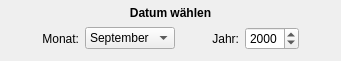
  <widget class="QWidget" name="layoutWidget">
   <property name="geometry">
    <rect>
     <x>318</x>
     <y>50</y>
     <width>341</width>
     <height>61</height>
    </rect>
   </property>
   <layout class="QVBoxLayout" name="verticalLayout">
    <property name="topMargin">
     <number>4</number>
    </property>
    <item>
     <widget class="QLabel" name="label_10">
      <property name="maximumSize">
       <size>
        <width>16777215</width>
        <height>20</height>
       </size>
      </property>
      <property name="font">
       <font>
        <weight>75</weight>
        <bold>true</bold>
       </font>
      </property>
      <property name="text">
       <string>Datum wählen</string>
      </property>
      <property name="alignment">
       <set>Qt::AlignCenter</set>
      </property>
     </widget>
    </item>
    <item>
     <layout class="QHBoxLayout" name="horizontalLayout">
      <item>
       <spacer name="horizontalSpacer_2">
        <property name="orientation">
         <enum>Qt::Horizontal</enum>
        </property>
        <property name="sizeHint" stdset="0">
         <size>
          <width>40</width>
          <height>20</height>
         </size>
        </property>
       </spacer>
      </item>
      <item>
       <widget class="QLabel" name="label_30">
        <property name="text">
         <string>Monat:</string>
        </property>
        <property name="alignment">
         <set>Qt::AlignRight|Qt::AlignTrailing|Qt::AlignVCenter</set>
        </property>
       </widget>
      </item>
      <item>
       <widget class="QComboBox" name="comboBoxMonat">
        <item>
         <property name="text">
          <string>September</string>
         </property>
        </item>
        <item>
         <property name="text">
          <string>Januar</string>
         </property>
        </item>
       </widget>
      </item>
      <item>
       <spacer name="horizontalSpacer_3">
        <property name="orientation">
         <enum>Qt::Horizontal</enum>
        </property>
        <property name="sizeHint" stdset="0">
         <size>
          <width>40</width>
          <height>20</height>
         </size>
        </property>
       </spacer>
      </item>
      <item>
       <widget class="QLabel" name="label_31">
        <property name="text">
         <string>Jahr:</string>
        </property>
        <property name="alignment">
         <set>Qt::AlignRight|Qt::AlignTrailing|Qt::AlignVCenter</set>
        </property>
       </widget>
      </item>
      <item>
       <widget class="QDateEdit" name="dateEditJahr">
        <property name="displayFormat">
         <string>yyyy</string>
        </property>
       </widget>
      </item>
      <item>
       <spacer name="horizontalSpacer">
        <property name="orientation">
         <enum>Qt::Horizontal</enum>
        </property>
        <property name="sizeHint" stdset="0">
         <size>
          <width>40</width>
          <height>20</height>
         </size>
        </property>
       </spacer>
      </item>
     </layout>
    </item>
   </layout>
  </widget>
